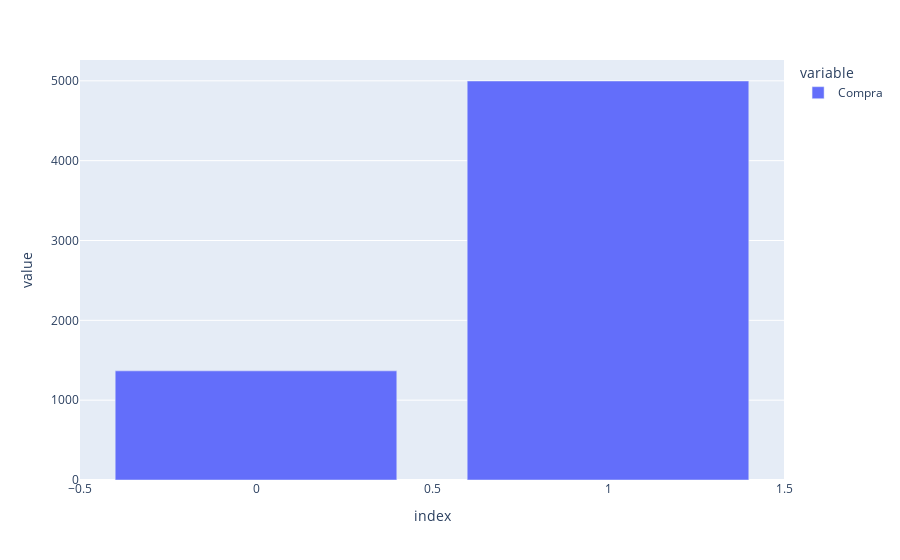
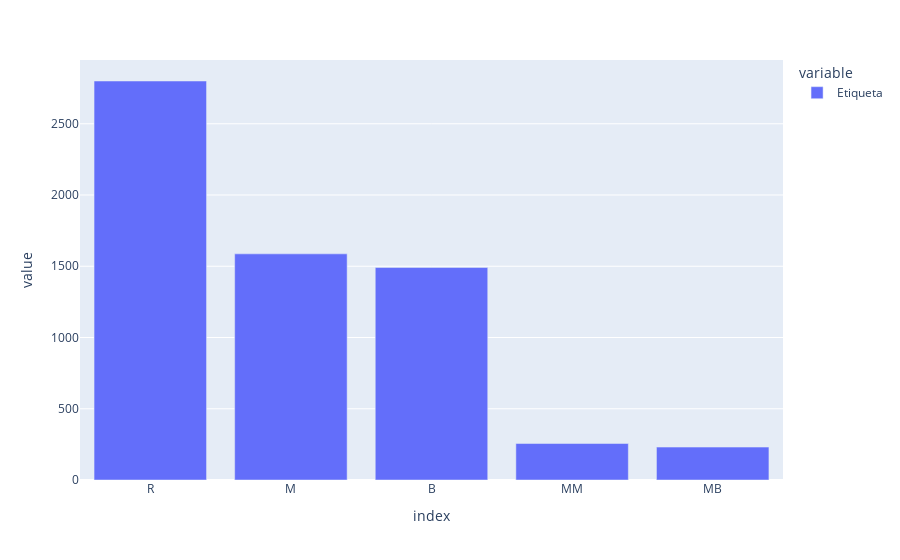
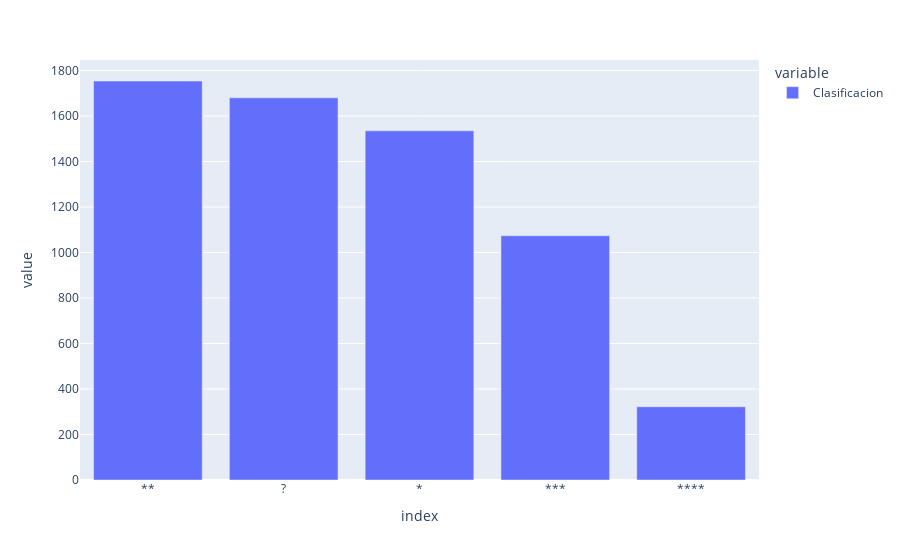
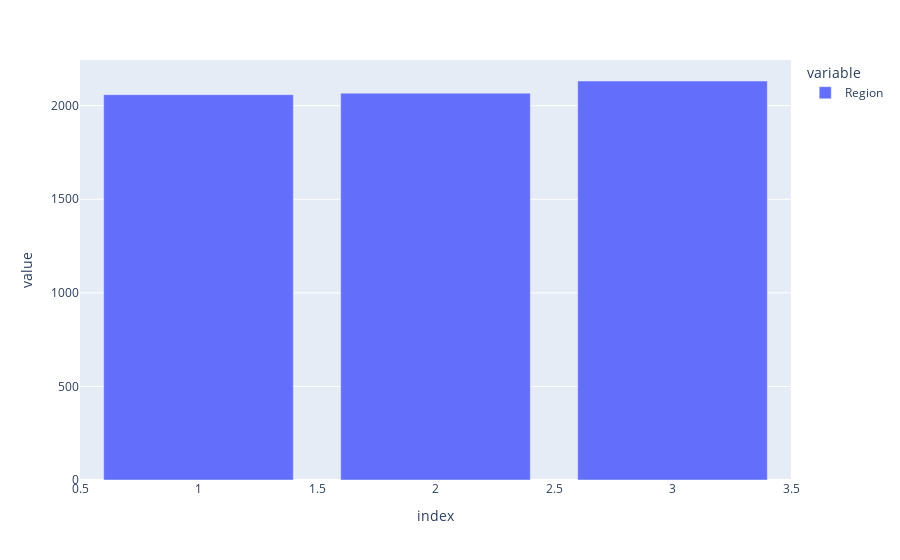

The code cell stored with these charts, in order, in its notebook:
### Code cell
vinos.apply(plot)

### Figure 1 — Plotly figure (JSON) as saved in the notebook; plotly's stock layout.template omitted (floating-point values rounded to 4 significant figures)
{"data": [{"alignmentgroup": "True", "hovertemplate": "variable=Compra<br>index=%{x}<br>value=%{y}<extra></extra>", "legendgroup": "Compra", "marker": {"color": "#636efa", "pattern": {"shape": ""}}, "name": "Compra", "offsetgroup": "Compra", "orientation": "v", "showlegend": true, "textposition": "auto", "type": "bar", "x": [1, 0], "xaxis": "x", "y": [4998, 1367], "yaxis": "y"}], "layout": {"barmode": "relative", "legend": {"title": {"text": "variable"}, "tracegroupgap": 0}, "margin": {"t": 60}, "xaxis": {"anchor": "y", "domain": [0, 1], "title": {"text": "index"}}, "yaxis": {"anchor": "x", "domain": [0, 1], "title": {"text": "value"}}}}

### Figure 2 — Plotly figure (JSON) as saved in the notebook; plotly's stock layout.template omitted (floating-point values rounded to 4 significant figures)
{"data": [{"alignmentgroup": "True", "hovertemplate": "variable=Etiqueta<br>index=%{x}<br>value=%{y}<extra></extra>", "legendgroup": "Etiqueta", "marker": {"color": "#636efa", "pattern": {"shape": ""}}, "name": "Etiqueta", "offsetgroup": "Etiqueta", "orientation": "v", "showlegend": true, "textposition": "auto", "type": "bar", "x": ["R", "M", "B", "MM", "MB"], "xaxis": "x", "y": [2800, 1587, 1491, 256, 231], "yaxis": "y"}], "layout": {"barmode": "relative", "legend": {"title": {"text": "variable"}, "tracegroupgap": 0}, "margin": {"t": 60}, "xaxis": {"anchor": "y", "domain": [0, 1], "title": {"text": "index"}}, "yaxis": {"anchor": "x", "domain": [0, 1], "title": {"text": "value"}}}}

### Figure 3 — Plotly figure (JSON) as saved in the notebook; plotly's stock layout.template omitted (floating-point values rounded to 4 significant figures)
{"data": [{"alignmentgroup": "True", "hovertemplate": "variable=Clasificacion<br>index=%{x}<br>value=%{y}<extra></extra>", "legendgroup": "Clasificacion", "marker": {"color": "#636efa", "pattern": {"shape": ""}}, "name": "Clasificacion", "offsetgroup": "Clasificacion", "orientation": "v", "showlegend": true, "textposition": "auto", "type": "bar", "x": ["**", "?", "*", "***", "****"], "xaxis": "x", "y": [1754, 1680, 1535, 1074, 322], "yaxis": "y"}], "layout": {"barmode": "relative", "legend": {"title": {"text": "variable"}, "tracegroupgap": 0}, "margin": {"t": 60}, "xaxis": {"anchor": "y", "domain": [0, 1], "title": {"text": "index"}}, "yaxis": {"anchor": "x", "domain": [0, 1], "title": {"text": "value"}}}}

### Figure 4 — Plotly figure (JSON) as saved in the notebook; plotly's stock layout.template omitted (floating-point values rounded to 4 significant figures)
{"data": [{"alignmentgroup": "True", "hovertemplate": "variable=Region<br>index=%{x}<br>value=%{y}<extra></extra>", "legendgroup": "Region", "marker": {"color": "#636efa", "pattern": {"shape": ""}}, "name": "Region", "offsetgroup": "Region", "orientation": "v", "showlegend": true, "textposition": "auto", "type": "bar", "x": [3, 2, 1], "xaxis": "x", "y": [2132, 2067, 2059], "yaxis": "y"}], "layout": {"barmode": "relative", "legend": {"title": {"text": "variable"}, "tracegroupgap": 0}, "margin": {"t": 60}, "xaxis": {"anchor": "y", "domain": [0, 1], "title": {"text": "index"}}, "yaxis": {"anchor": "x", "domain": [0, 1], "title": {"text": "value"}}}}
